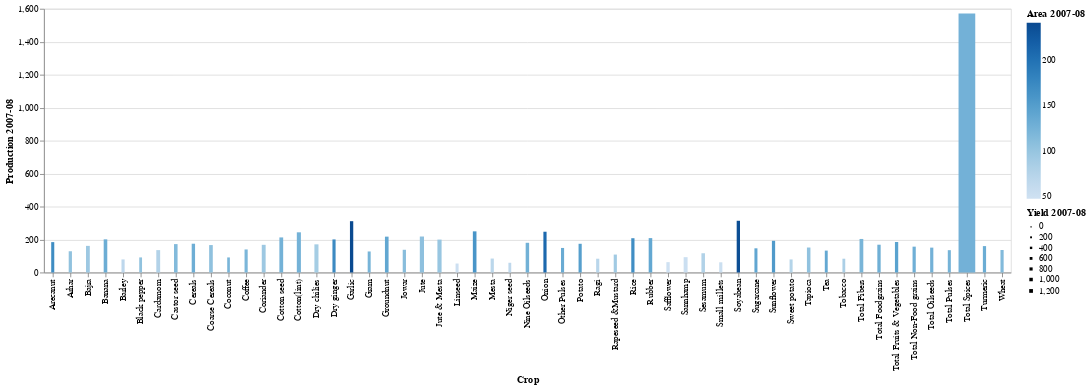

Source (notebook cell):
### Code cell
alt.Chart(data_file2).mark_bar().encode(
    x='Crop             ',
    y='Production 2007-08',
    color='Area 2007-08',
    size='Yield 2007-08'
)

### Figure 1 — Vega-Lite specification as saved in the notebook (floating-point values rounded to 4 significant figures)
{"config": {"view": {"continuousWidth": 400, "continuousHeight": 300}}, "data": {"name": "data-631509c6b39f9a61accba77c3a597455"}, "mark": "bar", "encoding": {"color": {"field": "Area 2007-08", "type": "quantitative"}, "size": {"field": "Yield 2007-08", "type": "quantitative"}, "x": {"field": "Crop             ", "type": "nominal"}, "y": {"field": "Production 2007-08", "type": "quantitative"}}, "$schema": "https://vega.github.io/schema/vega-lite/v4.17.0.json", "datasets": {"data-631509c6b39f9a61accba77c3a597455": [{"Crop             ": "Total Foodgrains", "Production 2006-07": 158.8, "Production 2007-08": 168.6, "Production 2008-09": 171.3, "Production 2009-10": 159.4, "Production 2010-11": 178.9, "Area 2006-07": 128.5, "Area 2007-08": 128.8, "Area 2008-09": 127.6, "Area 2009-10": 126.0, "Area 2010-11": 131.7, "Yield 2006-07": 123.6, "Yield 2007-08": 130.9, "Yield 2008-09": 134.3, "Yield 2009-10": 126.5, "Yield 2010-11": 135.9}, {"Crop             ": "Rice", "Production 2006-07": 200.8, "Production 2007-08": 207.9, "Production 2008-09": 213.3, "Production 2009-10": 191.6, "Production 2010-11": 206.4, "Area 2006-07": 168.5, "Area 2007-08": 168.9, "Area 2008-09": 175.1, "Area 2009-10": 161.2, "Area 2010-11": 164.8, "Yield 2006-07": 119.2, "Yield 2007-08": 123.1, "Yield 2008-09": 121.8, "Yield 2009-10": 118.9, "Yield 2010-11": 125.2}, {"Crop             ": "Wheat", "Production 2006-07": 131.6, "Production 2007-08": 136.4, "Production 2008-09": 140.1, "Production 2009-10": 140.3, "Production 2010-11": 150.8, "Area 2006-07": 115.0, "Area 2007-08": 115.2, "Area 2008-09": 114.0, "Area 2009-10": 116.9, "Area 2010-11": 119.5, "Yield 2006-07": 114.4, "Yield 2007-08": 118.4, "Yield 2008-09": 122.8, "Yield 2009-10": 120.0, "Yield 2010-11": 126.3}, {"Crop             ": "Jowar", "Production 2006-07": 124.3, "Production 2007-08": 137.8, "Production 2008-09": 126.0, "Production 2009-10": 116.5, "Production 2010-11": 121.8, "Area 2006-07": 120.7, "Area 2007-08": 110.6, "Area 2008-09": 107.3, "Area 2009-10": 111.0, "Area 2010-11": 105.2, "Yield 2006-07": 103.0, "Yield 2007-08": 124.6, "Yield 2008-09": 117.4, "Yield 2009-10": 105.0, "Yield 2010-11": 115.8}, {"Crop             ": "Bajra", "Production 2006-07": 136.4, "Production 2007-08": 161.5, "Production 2008-09": 143.9, "Production 2009-10": 105.4, "Production 2010-11": 167.9, "Area 2006-07": 94.5, "Area 2007-08": 95.1, "Area 2008-09": 87.0, "Area 2009-10": 88.5, "Area 2010-11": 95.6, "Yield 2006-07": 144.3, "Yield 2007-08": 169.7, "Yield 2008-09": 165.4, "Yield 2009-10": 119.0, "Yield 2010-11": 175.8}, {"Crop             ": "Maize", "Production 2006-07": 198.8, "Production 2007-08": 249.6, "Production 2008-09": 259.8, "Production 2009-10": 220.1, "Production 2010-11": 286.0, "Area 2006-07": 156.1, "Area 2007-08": 160.5, "Area 2008-09": 161.6, "Area 2009-10": 163.4, "Area 2010-11": 169.1, "Yield 2006-07": 127.3, "Yield 2007-08": 155.5, "Yield 2008-09": 160.7, "Yield 2009-10": 134.7, "Yield 2010-11": 169.1}, {"Crop             ": "Ragi", "Production 2006-07": 56.1, "Production 2007-08": 83.6, "Production 2008-09": 79.3, "Production 2009-10": 73.4, "Production 2010-11": 85.2, "Area 2006-07": 60.2, "Area 2007-08": 70.9, "Area 2008-09": 70.6, "Area 2009-10": 64.8, "Area 2010-11": 65.8, "Yield 2006-07": 93.2, "Yield 2007-08": 117.9, "Yield 2008-09": 112.2, "Yield 2009-10": 113.2, "Yield 2010-11": 129.6}, {"Crop             ": "Small millets", "Production 2006-07": 53.9, "Production 2007-08": 61.9, "Production 2008-09": 50.0, "Production 2009-10": 42.9, "Production 2010-11": 82.0, "Area 2006-07": 50.9, "Area 2007-08": 52.3, "Area 2008-09": 45.6, "Area 2009-10": 41.8, "Area 2010-11": 45.0, "Yield 2006-07": 106.0, "Yield 2007-08": 118.3, "Yield 2008-09": 109.7, "Yield 2009-10": 102.7, "Yield 2010-11": 182.4}, {"Crop             ": "Barley", "Production 2006-07": 88.1, "Production 2007-08": 79.3, "Production 2008-09": 112.0, "Production 2009-10": 89.9, "Production 2010-11": 110.3, "Area 2006-07": 72.8, "Area 2007-08": 67.9, "Area 2008-09": 79.5, "Area 2009-10": 70.2, "Area 2010-11": 79.4, "Yield 2006-07": 121.0, "Yield 2007-08": 116.9, "Yield 2008-09": 141.0, "Yield 2009-10": 127.9, "Yield 2010-11": 138.9}, {"Crop             ": "Coarse Cereals", "Production 2006-07": 138.5, "Production 2007-08": 166.4, "Production 2008-09": 163.5, "Production 2009-10": 137.0, "Production 2010-11": 178.4, "Area 2006-07": 106.4, "Area 2007-08": 105.6, "Area 2008-09": 101.8, "Area 2009-10": 102.6, "Area 2010-11": 105.4, "Yield 2006-07": 130.1, "Yield 2007-08": 157.6, "Yield 2008-09": 160.7, "Yield 2009-10": 133.5, "Yield 2010-11": 169.2}, {"Crop             ": "Cereals", "Production 2006-07": 164.1, "Production 2007-08": 174.6, "Production 2008-09": 177.7, "Production 2009-10": 164.4, "Production 2010-11": 183.1, "Area 2006-07": 130.0, "Area 2007-08": 129.9, "Area 2008-09": 130.3, "Area 2009-10": 126.8, "Area 2010-11": 129.8, "Yield 2006-07": 126.3, "Yield 2007-08": 134.4, "Yield 2008-09": 136.4, "Yield 2009-10": 129.7, "Yield 2010-11": 141.1}, {"Crop             ": "Gram", "Production 2006-07": 140.6, "Production 2007-08": 127.6, "Production 2008-09": 156.5, "Production 2009-10": 165.9, "Production 2010-11": 182.5, "Area 2006-07": 122.3, "Area 2007-08": 123.1, "Area 2008-09": 128.8, "Area 2009-10": 133.3, "Area 2010-11": 149.9, "Yield 2006-07": 115.0, "Yield 2007-08": 103.7, "Yield 2008-09": 121.7, "Yield 2009-10": 124.5, "Yield 2010-11": 121.7}, {"Crop             ": "Arhar", "Production 2006-07": 97.0, "Production 2007-08": 128.9, "Production 2008-09": 94.9, "Production 2009-10": 103.3, "Production 2010-11": 119.9, "Area 2006-07": 99.7, "Area 2007-08": 104.3, "Area 2008-09": 94.5, "Area 2009-10": 97.0, "Area 2010-11": 122.2, "Yield 2006-07": 97.3, "Yield 2007-08": 123.6, "Yield 2008-09": 100.4, "Yield 2009-10": 106.5, "Yield 2010-11": 98.1}, {"Crop             ": "Other Pulses", "Production 2006-07": 139.1, "Production 2007-08": 148.9, "Production 2008-09": 131.4, "Production 2009-10": 118.4, "Production 2010-11": 179.5, "Area 2006-07": 131.3, "Area 2007-08": 133.8, "Area 2008-09": 117.1, "Area 2009-10": 126.1, "Area 2010-11": 139.1, "Yield 2006-07": 105.9, "Yield 2007-08": 111.3, "Yield 2008-09": 112.2, "Yield 2009-10": 93.9, "Yield 2010-11": 129.0}, {"Crop             ": "Total Pulses", "Production 2006-07": 130.3, "Production 2007-08": 135.4, "Production 2008-09": 133.7, "Production 2009-10": 134.5, "Production 2010-11": 167.4, "Area 2006-07": 122.1, "Area 2007-08": 124.4, "Area 2008-09": 116.3, "Area 2009-10": 122.6, "Area 2010-11": 139.0, "Yield 2006-07": 106.7, "Yield 2007-08": 108.8, "Yield 2008-09": 114.9, "Yield 2009-10": 109.7, "Yield 2010-11": 120.4}, {"Crop             ": "Total Non-Food grains ", "Production 2006-07": 155.4, "Production 2007-08": 156.8, "Production 2008-09": 141.2, "Production 2009-10": 143.2, "Production 2010-11": 168.4, "Area 2006-07": 126.6, "Area 2007-08": 128.6, "Area 2008-09": 131.5, "Area 2009-10": 126.7, "Area 2010-11": 136.5, "Yield 2006-07": 122.8, "Yield 2007-08": 122.0, "Yield 2008-09": 107.4, "Yield 2009-10": 113.1, "Yield 2010-11": 123.4}, {"Crop             ": "Total Oilseeds", "Production 2006-07": 148.2, "Production 2007-08": 150.9, "Production 2008-09": 140.8, "Production 2009-10": 135.9, "Production 2010-11": 169.0, "Area 2006-07": 124.8, "Area 2007-08": 126.2, "Area 2008-09": 129.0, "Area 2009-10": 126.1, "Area 2010-11": 134.0, "Yield 2006-07": 118.7, "Yield 2007-08": 119.6, "Yield 2008-09": 109.1, "Yield 2009-10": 107.8, "Yield 2010-11": 126.1}, {"Crop             ": "Groundnut", "Production 2006-07": 115.2, "Production 2007-08": 217.5, "Production 2008-09": 169.8, "Production 2009-10": 128.6, "Production 2010-11": 195.7, "Area 2006-07": 124.1, "Area 2007-08": 139.1, "Area 2008-09": 136.3, "Area 2009-10": 121.1, "Area 2010-11": 129.5, "Yield 2006-07": 92.8, "Yield 2007-08": 156.3, "Yield 2008-09": 124.6, "Yield 2009-10": 106.2, "Yield 2010-11": 151.2}, {"Crop             ": "Sesamum", "Production 2006-07": 95.5, "Production 2007-08": 116.8, "Production 2008-09": 98.8, "Production 2009-10": 90.8, "Production 2010-11": 137.9, "Area 2006-07": 74.2, "Area 2007-08": 78.4, "Area 2008-09": 78.8, "Area 2009-10": 84.6, "Area 2010-11": 90.7, "Yield 2006-07": 128.7, "Yield 2007-08": 149.1, "Yield 2008-09": 125.4, "Yield 2009-10": 107.4, "Yield 2010-11": 151.9}, {"Crop             ": "Rapeseed &Mustard", "Production 2006-07": 138.7, "Production 2007-08": 108.8, "Production 2008-09": 134.3, "Production 2009-10": 123.2, "Production 2010-11": 152.5, "Area 2006-07": 107.0, "Area 2007-08": 91.8, "Area 2008-09": 99.3, "Area 2009-10": 88.1, "Area 2010-11": 108.8, "Yield 2006-07": 129.6, "Yield 2007-08": 118.5, "Yield 2008-09": 135.2, "Yield 2009-10": 139.9, "Yield 2010-11": 140.2}, {"Crop             ": "Linseed", "Production 2006-07": 55.9, "Production 2007-08": 54.4, "Production 2008-09": 56.4, "Production 2009-10": 51.2, "Production 2010-11": 48.8, "Area 2006-07": 47.9, "Area 2007-08": 51.3, "Area 2008-09": 44.8, "Area 2009-10": 37.5, "Area 2010-11": 39.4, "Yield 2006-07": 116.8, "Yield 2007-08": 106.1, "Yield 2008-09": 126.0, "Yield 2009-10": 136.5, "Yield 2010-11": 123.9}, {"Crop             ": "Castor seed", "Production 2006-07": 124.7, "Production 2007-08": 172.3, "Production 2008-09": 191.6, "Production 2009-10": 165.0, "Production 2010-11": 220.9, "Area 2006-07": 91.7, "Area 2007-08": 114.8, "Area 2008-09": 126.4, "Area 2009-10": 107.2, "Area 2010-11": 128.5, "Yield 2006-07": 136.0, "Yield 2007-08": 150.1, "Yield 2008-09": 151.5, "Yield 2009-10": 153.9, "Yield 2010-11": 171.9}, {"Crop             ": "Safflower", "Production 2006-07": 67.3, "Production 2007-08": 62.8, "Production 2008-09": 53.0, "Production 2009-10": 50.1, "Production 2010-11": 42.1, "Area 2006-07": 55.8, "Area 2007-08": 47.4, "Area 2008-09": 43.6, "Area 2009-10": 42.6, "Area 2010-11": 36.1, "Yield 2006-07": 120.6, "Yield 2007-08": 132.6, "Yield 2008-09": 121.5, "Yield 2009-10": 117.5, "Yield 2010-11": 116.7}, {"Crop             ": "Niger seed", "Production 2006-07": 65.1, "Production 2007-08": 59.0, "Production 2008-09": 63.0, "Production 2009-10": 53.8, "Production 2010-11": 58.0, "Area 2006-07": 75.7, "Area 2007-08": 65.8, "Area 2008-09": 63.5, "Area 2009-10": 60.6, "Area 2010-11": 59.9, "Yield 2006-07": 86.0, "Yield 2007-08": 89.6, "Yield 2008-09": 99.2, "Yield 2009-10": 88.8, "Yield 2010-11": 96.9}, {"Crop             ": "Sunflower", "Production 2006-07": 161.3, "Production 2007-08": 192.3, "Production 2008-09": 152.2, "Production 2009-10": 111.8, "Production 2010-11": 85.6, "Area 2006-07": 175.0, "Area 2007-08": 154.5, "Area 2008-09": 146.5, "Area 2009-10": 119.3, "Area 2010-11": 75.1, "Yield 2006-07": 92.2, "Yield 2007-08": 124.5, "Yield 2008-09": 103.9, "Yield 2009-10": 93.7, "Yield 2010-11": 114.0}, {"Crop             ": "Soyabean", "Production 2006-07": 253.2, "Production 2007-08": 313.8, "Production 2008-09": 283.4, "Production 2009-10": 285.1, "Production 2010-11": 364.4, "Area 2006-07": 222.7, "Area 2007-08": 237.5, "Area 2008-09": 254.5, "Area 2009-10": 260.3, "Area 2010-11": 256.8, "Yield 2006-07": 113.7, "Yield 2007-08": 132.1, "Yield 2008-09": 111.4, "Yield 2009-10": 109.5, "Yield 2010-11": 141.9}, {"Crop             ": "Nine Oilseeds", "Production 2006-07": 147.1, "Production 2007-08": 180.2, "Production 2008-09": 167.9, "Production 2009-10": 150.7, "Production 2010-11": 196.7, "Area 2006-07": 126.1, "Area 2007-08": 126.9, "Area 2008-09": 131.0, "Area 2009-10": 123.4, "Area 2010-11": 129.4, "Yield 2006-07": 116.7, "Yield 2007-08": 142.0, "Yield 2008-09": 128.1, "Yield 2009-10": 122.1, "Yield 2010-11": 152.0}, {"Crop             ": "Coconut", "Production 2006-07": 142.7, "Production 2007-08": 91.4, "Production 2008-09": 91.4, "Production 2009-10": 97.5, "Production 2010-11": 97.7, "Area 2006-07": 123.5, "Area 2007-08": 121.4, "Area 2008-09": 121.4, "Area 2009-10": 120.9, "Area 2010-11": 120.9, "Yield 2006-07": 115.5, "Yield 2007-08": 75.3, "Yield 2008-09": 75.3, "Yield 2009-10": 80.7, "Yield 2010-11": 80.8}, {"Crop             ": "Cotton seed", "Production 2006-07": 186.1, "Production 2007-08": 212.8, "Production 2008-09": 183.2, "Production 2009-10": 197.5, "Production 2010-11": 271.3, "Area 2006-07": 121.7, "Area 2007-08": 125.3, "Area 2008-09": 125.2, "Area 2009-10": 134.8, "Area 2010-11": 149.5, "Yield 2006-07": 152.9, "Yield 2007-08": 169.9, "Yield 2008-09": 146.3, "Yield 2009-10": 146.5, "Yield 2010-11": 181.5}, {"Crop             ": "Total Fibers", "Production 2006-07": 186.1, "Production 2007-08": 203.5, "Production 2008-09": 179.1, "Production 2009-10": 196.6, "Production 2010-11": 239.3, "Area 2006-07": 118.3, "Area 2007-08": 121.7, "Area 2008-09": 120.9, "Area 2009-10": 129.4, "Area 2010-11": 141.9, "Yield 2006-07": 157.3, "Yield 2007-08": 167.2, "Yield 2008-09": 148.2, "Yield 2009-10": 152.0, "Yield 2010-11": 168.6}, {"Crop             ": "Cotton(lint)", "Production 2006-07": 213.1, "Production 2007-08": 243.8, "Production 2008-09": 209.8, "Production 2009-10": 226.2, "Production 2010-11": 310.8, "Area 2006-07": 121.7, "Area 2007-08": 125.3, "Area 2008-09": 125.2, "Area 2009-10": 134.8, "Area 2010-11": 149.5, "Yield 2006-07": 175.2, "Yield 2007-08": 194.6, "Yield 2008-09": 167.6, "Yield 2009-10": 167.8, "Yield 2010-11": 207.9}, {"Crop             ": "Jute", "Production 2006-07": 220.3, "Production 2007-08": 218.3, "Production 2008-09": 205.8, "Production 2009-10": 239.8, "Production 2010-11": 213.8, "Area 2006-07": 103.6, "Area 2007-08": 106.4, "Area 2008-09": 102.6, "Area 2009-10": 106.0, "Area 2010-11": 101.1, "Yield 2006-07": 212.7, "Yield 2007-08": 205.2, "Yield 2008-09": 200.5, "Yield 2009-10": 226.3, "Yield 2010-11": 211.5}, {"Crop             ": "Mesta", "Production 2006-07": 81.7, "Production 2007-08": 84.6, "Production 2008-09": 62.4, "Production 2009-10": 50.1, "Production 2010-11": 52.2, "Area 2006-07": 67.2, "Area 2007-08": 69.1, "Area 2008-09": 54.5, "Area 2009-10": 44.5, "Area 2010-11": 46.6, "Yield 2006-07": 121.6, "Yield 2007-08": 122.5, "Yield 2008-09": 114.6, "Yield 2009-10": 112.7, "Yield 2010-11": 112.0}, {"Crop             ": "Jute & Mesta", "Production 2006-07": 200.7, "Production 2007-08": 199.6, "Production 2008-09": 184.5, "Production 2009-10": 210.4, "Production 2010-11": 189.1, "Area 2006-07": 95.7, "Area 2007-08": 98.3, "Area 2008-09": 92.2, "Area 2009-10": 92.7, "Area 2010-11": 89.3, "Yield 2006-07": 209.7, "Yield 2007-08": 203.0, "Yield 2008-09": 200.1, "Yield 2009-10": 227.0, "Yield 2010-11": 211.8}, {"Crop             ": "Sannhamp ", "Production 2006-07": 97.9, "Production 2007-08": 93.0, "Production 2008-09": 87.8, "Production 2009-10": 69.0, "Production 2010-11": 109.9, "Area 2006-07": 54.2, "Area 2007-08": 51.4, "Area 2008-09": 45.0, "Area 2009-10": 45.0, "Area 2010-11": 47.6, "Yield 2006-07": 180.7, "Yield 2007-08": 182.7, "Yield 2008-09": 195.2, "Yield 2009-10": 179.4, "Yield 2010-11": 230.9}, {"Crop             ": "Tea ", "Production 2006-07": 132.2, "Production 2007-08": 132.8, "Production 2008-09": 132.0, "Production 2009-10": 132.0, "Production 2010-11": 132.0, "Area 2006-07": 135.3, "Area 2007-08": 137.8, "Area 2008-09": 137.8, "Area 2009-10": 137.8, "Area 2010-11": 137.8, "Yield 2006-07": 97.7, "Yield 2007-08": 96.3, "Yield 2008-09": 95.8, "Yield 2009-10": 95.8, "Yield 2010-11": 95.8}, {"Crop             ": "Coffee ", "Production 2006-07": 138.0, "Production 2007-08": 139.8, "Production 2008-09": 139.9, "Production 2009-10": 154.5, "Production 2010-11": 161.1, "Area 2006-07": 117.9, "Area 2007-08": 119.8, "Area 2008-09": 121.9, "Area 2009-10": 123.7, "Area 2010-11": 125.4, "Yield 2006-07": 117.0, "Yield 2007-08": 116.7, "Yield 2008-09": 114.8, "Yield 2009-10": 125.0, "Yield 2010-11": 128.5}, {"Crop             ": "Rubber ", "Production 2006-07": 215.5, "Production 2007-08": 208.6, "Production 2008-09": 216.5, "Production 2009-10": 210.1, "Production 2010-11": 210.1, "Area 2006-07": 98.6, "Area 2007-08": 138.1, "Area 2008-09": 143.8, "Area 2009-10": 149.2, "Area 2010-11": 149.2, "Yield 2006-07": 218.5, "Yield 2007-08": 151.1, "Yield 2008-09": 151.9, "Yield 2009-10": 140.9, "Yield 2010-11": 140.9}, {"Crop             ": "Total Spices", "Production 2006-07": 1428.0, "Production 2007-08": 1572.0, "Production 2008-09": 1463.0, "Production 2009-10": 1430.0, "Production 2010-11": 1791.0, "Area 2006-07": 121.3, "Area 2007-08": 125.9, "Area 2008-09": 126.5, "Area 2009-10": 122.0, "Area 2010-11": 136.6, "Yield 2006-07": 1177.0, "Yield 2007-08": 1248.0, "Yield 2008-09": 1157.0, "Yield 2009-10": 1172.0, "Yield 2010-11": 1311.0}, {"Crop             ": "Black pepper", "Production 2006-07": 134.2, "Production 2007-08": 91.5, "Production 2008-09": 92.2, "Production 2009-10": 99.2, "Production 2010-11": 101.1, "Area 2006-07": 130.8, "Area 2007-08": 104.7, "Area 2008-09": 126.9, "Area 2009-10": 104.2, "Area 2010-11": 97.8, "Yield 2006-07": 102.6, "Yield 2007-08": 87.4, "Yield 2008-09": 72.7, "Yield 2009-10": 95.2, "Yield 2010-11": 103.4}, {"Crop             ": "Dry chilies ", "Production 2006-07": 163.5, "Production 2007-08": 170.8, "Production 2008-09": 167.1, "Production 2009-10": 158.3, "Production 2010-11": 160.9, "Area 2006-07": 83.6, "Area 2007-08": 88.3, "Area 2008-09": 85.4, "Area 2009-10": 84.0, "Area 2010-11": 86.8, "Yield 2006-07": 195.5, "Yield 2007-08": 193.4, "Yield 2008-09": 195.8, "Yield 2009-10": 188.4, "Yield 2010-11": 185.5}, {"Crop             ": "Dry ginger ", "Production 2006-07": 206.3, "Production 2007-08": 200.6, "Production 2008-09": 199.3, "Production 2009-10": 202.0, "Production 2010-11": 368.1, "Area 2006-07": 176.2, "Area 2007-08": 172.9, "Area 2008-09": 180.4, "Area 2009-10": 179.4, "Area 2010-11": 247.4, "Yield 2006-07": 117.1, "Yield 2007-08": 116.0, "Yield 2008-09": 110.5, "Yield 2009-10": 112.6, "Yield 2010-11": 148.8}, {"Crop             ": "Turmeric ", "Production 2006-07": 158.6, "Production 2007-08": 160.1, "Production 2008-09": 165.5, "Production 2009-10": 159.8, "Production 2010-11": 200.2, "Area 2006-07": 134.3, "Area 2007-08": 131.9, "Area 2008-09": 136.2, "Area 2009-10": 136.2, "Area 2010-11": 146.7, "Yield 2006-07": 118.1, "Yield 2007-08": 121.4, "Yield 2008-09": 121.5, "Yield 2009-10": 117.4, "Yield 2010-11": 136.4}, {"Crop             ": "Arecanut  ", "Production 2006-07": 182.5, "Production 2007-08": 184.3, "Production 2008-09": 185.5, "Production 2009-10": 184.3, "Production 2010-11": 184.3, "Area 2006-07": 167.7, "Area 2007-08": 169.5, "Area 2008-09": 169.7, "Area 2009-10": 175.4, "Area 2010-11": 175.4, "Yield 2006-07": 108.8, "Yield 2007-08": 108.7, "Yield 2008-09": 109.3, "Yield 2009-10": 105.1, "Yield 2010-11": 105.1}, {"Crop             ": "Cardamom ", "Production 2006-07": 159.2, "Production 2007-08": 135.8, "Production 2008-09": 157.1, "Production 2009-10": 159.2, "Production 2010-11": 162.2, "Area 2006-07": 93.4, "Area 2007-08": 77.8, "Area 2008-09": 87.5, "Area 2009-10": 85.8, "Area 2010-11": 82.7, "Yield 2006-07": 170.5, "Yield 2007-08": 174.7, "Yield 2008-09": 179.6, "Yield 2009-10": 185.6, "Yield 2010-11": 196.1}, {"Crop             ": "Coriander", "Production 2006-07": 126.4, "Production 2007-08": 167.9, "Production 2008-09": 131.3, "Production 2009-10": 128.5, "Production 2010-11": 261.3, "Area 2006-07": 79.1, "Area 2007-08": 94.8, "Area 2008-09": 97.9, "Area 2009-10": 88.8, "Area 2010-11": 130.7, "Yield 2006-07": 159.8, "Yield 2007-08": 177.2, "Yield 2008-09": 134.1, "Yield 2009-10": 144.7, "Yield 2010-11": 199.9}, {"Crop             ": "Garlic  ", "Production 2006-07": 226.2, "Production 2007-08": 311.3, "Production 2008-09": 242.1, "Production 2009-10": 243.0, "Production 2010-11": 308.2, "Area 2006-07": 187.6, "Area 2007-08": 241.6, "Area 2008-09": 195.8, "Area 2009-10": 194.4, "Area 2010-11": 236.8, "Yield 2006-07": 120.6, "Yield 2007-08": 128.8, "Yield 2008-09": 123.6, "Yield 2009-10": 125.0, "Yield 2010-11": 130.1}, {"Crop             ": "Total Fruits & Vegetables", "Production 2006-07": 162.6, "Production 2007-08": 184.9, "Production 2008-09": 241.9, "Production 2009-10": 240.3, "Production 2010-11": 274.5, "Area 2006-07": 139.3, "Area 2007-08": 145.0, "Area 2008-09": 173.8, "Area 2009-10": 170.9, "Area 2010-11": 188.3, "Yield 2006-07": 116.7, "Yield 2007-08": 127.5, "Yield 2008-09": 139.2, "Yield 2009-10": 140.6, "Yield 2010-11": 145.7}, {"Crop             ": "Potato", "Production 2006-07": 135.7, "Production 2007-08": 174.2, "Production 2008-09": 210.5, "Production 2009-10": 223.8, "Production 2010-11": 259.1, "Area 2006-07": 142.2, "Area 2007-08": 148.8, "Area 2008-09": 175.1, "Area 2009-10": 175.8, "Area 2010-11": 178.4, "Yield 2006-07": 95.5, "Yield 2007-08": 117.1, "Yield 2008-09": 120.2, "Yield 2009-10": 127.4, "Yield 2010-11": 145.2}, {"Crop             ": "Tapioca", "Production 2006-07": 146.4, "Production 2007-08": 151.5, "Production 2008-09": 167.1, "Production 2009-10": 140.0, "Production 2010-11": 140.3, "Area 2006-07": 105.1, "Area 2007-08": 103.9, "Area 2008-09": 114.8, "Area 2009-10": 95.1, "Area 2010-11": 90.6, "Yield 2006-07": 139.2, "Yield 2007-08": 145.7, "Yield 2008-09": 145.6, "Yield 2009-10": 147.1, "Yield 2010-11": 154.8}, {"Crop             ": "Sweet potato  ", "Production 2006-07": 81.1, "Production 2007-08": 79.3, "Production 2008-09": 94.2, "Production 2009-10": 92.1, "Production 2010-11": 88.1, "Area 2006-07": 75.8, "Area 2007-08": 75.4, "Area 2008-09": 88.4, "Area 2009-10": 84.6, "Area 2010-11": 80.4, "Yield 2006-07": 106.9, "Yield 2007-08": 105.2, "Yield 2008-09": 106.6, "Yield 2009-10": 108.8, "Yield 2010-11": 109.6}, {"Crop             ": "Onion", "Production 2006-07": 240.5, "Production 2007-08": 247.3, "Production 2008-09": 367.1, "Production 2009-10": 329.1, "Production 2010-11": 409.1, "Area 2006-07": 207.7, "Area 2007-08": 208.4, "Area 2008-09": 246.8, "Area 2009-10": 223.6, "Area 2010-11": 314.7, "Yield 2006-07": 115.8, "Yield 2007-08": 118.7, "Yield 2008-09": 148.8, "Yield 2009-10": 147.1, "Yield 2010-11": 130.0}, {"Crop             ": "Banana  ", "Production 2006-07": 189.3, "Production 2007-08": 201.1, "Production 2008-09": 298.8, "Production 2009-10": 301.7, "Production 2010-11": 339.4, "Area 2006-07": 117.6, "Area 2007-08": 131.2, "Area 2008-09": 174.8, "Area 2009-10": 189.8, "Area 2010-11": 204.6, "Yield 2006-07": 161.0, "Yield 2007-08": 153.3, "Yield 2008-09": 171.0, "Yield 2009-10": 159.0, "Yield 2010-11": 165.9}, {"Crop             ": "Sugarcane", "Production 2006-07": 149.8, "Production 2007-08": 146.7, "Production 2008-09": 120.1, "Production 2009-10": 123.2, "Production 2010-11": 144.3, "Area 2006-07": 142.6, "Area 2007-08": 140.0, "Area 2008-09": 122.2, "Area 2009-10": 115.6, "Area 2010-11": 135.2, "Yield 2006-07": 105.1, "Yield 2007-08": 104.8, "Yield 2008-09": 98.3, "Yield 2009-10": 106.6, "Yield 2010-11": 106.7}, {"Crop             ": "Tobacco", "Production 2006-07": 88.1, "Production 2007-08": 83.6, "Production 2008-09": 96.4, "Production 2009-10": 105.3, "Production 2010-11": 140.9, "Area 2006-07": 88.8, "Area 2007-08": 83.9, "Area 2008-09": 94.2, "Area 2009-10": 107.1, "Area 2010-11": 118.8, "Yield 2006-07": 99.1, "Yield 2007-08": 88.3, "Yield 2008-09": 102.4, "Yield 2009-10": 109.6, "Yield 2010-11": 118.6}]}}
